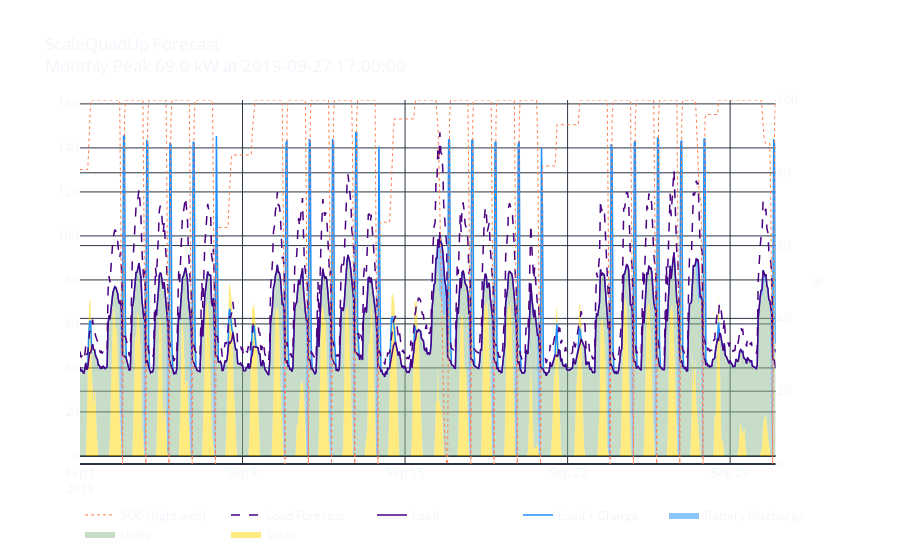

The code cell stored with this chart in its notebook:
### Code cell
monthly_peaks = calc_monthly_peaks2(dispatch1.grid,peak_hours)
if monthly_peaks is not None:
    peak = monthly_peaks.iloc[month-1]['grid kw']
    t_peak = monthly_peaks.iloc[month-1]['grid t']
else:
    peak = None
    t_peak = None   

begin = t_peak - pd.Timedelta('1h')*36
end = t_peak + pd.Timedelta('1h')*36

f = plotly_stacked(dispatch1.loc[f'2019-{month}'],#[begin:end],
                    solar='pv',
                    load='load',
                    load_forecast='load_forecast',
                    batt='batt',
                    utility='grid',
                    soc='soc',
                    theme='plotly_dark',
                    title=f'{fcast1} Forecast<br>Monthly Peak {peak} kW at {t_peak}')

### Figure 1 — Plotly figure (JSON) as saved in the notebook; plotly's stock layout.template omitted (floating-point values rounded to 4 significant figures; data arrays with more than 128 entries replaced by an {"elided": "..."} marker saying what was removed)
{"data": [{"line": {"color": "gold", "width": 0}, "mode": "lines", "name": "Solar", "stackgroup": "one", "type": "scatter", "x": {"elided": "720 str values"}, "xaxis": "x", "y": {"elided": "720 float values"}, "yaxis": "y"}, {"line": {"color": "darkseagreen", "width": 0}, "mode": "lines", "name": "Utility", "stackgroup": "one", "type": "scatter", "x": {"elided": "720 str values"}, "xaxis": "x", "y": {"elided": "720 float values"}, "yaxis": "y"}, {"line": {"color": "dodgerblue", "width": 0}, "mode": "lines", "name": "Battery Discharge", "stackgroup": "one", "type": "scatter", "x": {"elided": "720 str values"}, "xaxis": "x", "y": {"elided": "720 float values"}, "yaxis": "y"}, {"line": {"color": "dodgerblue", "width": 1.5}, "mode": "lines", "name": "Load + Charge", "type": "scatter", "x": {"elided": "720 str values"}, "xaxis": "x", "y": {"elided": "720 float values"}, "yaxis": "y"}, {"line": {"color": "indigo", "width": 1.5}, "mode": "lines", "name": "Load", "type": "scatter", "x": {"elided": "720 str values"}, "xaxis": "x", "y": {"elided": "720 float values"}, "yaxis": "y"}, {"line": {"color": "indigo", "dash": "dash", "width": 1.5}, "mode": "lines", "name": "Load Forecast", "type": "scatter", "x": {"elided": "720 str values"}, "xaxis": "x", "y": {"elided": "720 float values"}, "yaxis": "y"}, {"line": {"color": "coral", "dash": "dot", "width": 1}, "mode": "lines", "name": "SOC (right axis)", "type": "scatter", "x": {"elided": "720 str values"}, "xaxis": "x", "y": {"elided": "720 float values"}, "yaxis": "y2"}], "layout": {"hovermode": "x", "legend": {"orientation": "h", "traceorder": "reversed"}, "paper_bgcolor": "rgba(0,0,0,0)", "plot_bgcolor": "rgba(0,0,0,0)", "title": {"text": "ScaleQuadUp Forecast<br>Monthly Peak 69.0 kW at 2019-09-27 17:00:00"}, "xaxis": {"anchor": "y", "domain": [0, 0.94]}, "yaxis": {"anchor": "x", "domain": [0, 1], "range": [-3.677, 161.8]}, "yaxis2": {"anchor": "x", "overlaying": "y", "range": [0, 100], "side": "right", "title": {"text": "%"}}}}
